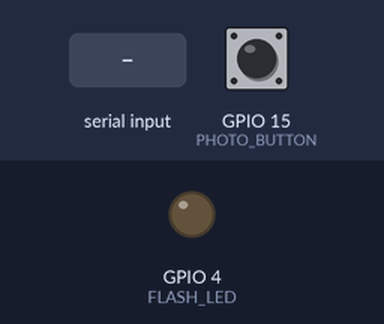
Simulated run of this sketch. Board: ESP32. Parts: output pins drawn as LEDs (lit = HIGH). Inputs (shaded band) come from the test bench; at power-on: GPIO 15 (PHOTO_BUTTON) HIGH. Storage starts empty; the camera gives no picture; what the sketch prints to the serial monitor is not drawn.

Above: at 2.0 s.
2.1 s: GPIO 15 (PHOTO_BUTTON) pulled LOW for 0.15 s
At 2.21 s:
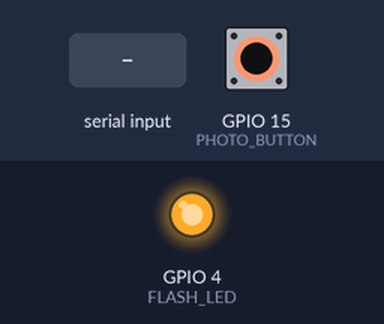
3.8 s: "1" received over Serial
At 4.3 s:
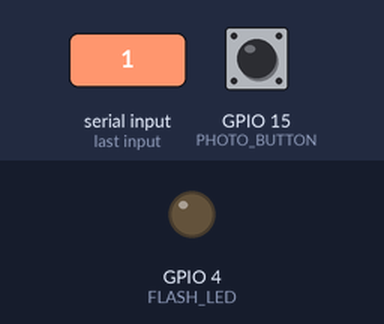
Timing chart, 0 to 6.8 s (numbered marks = the images above; inputs shaded):
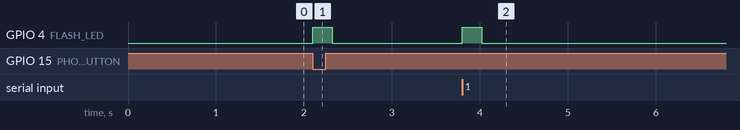

The sketch:

Esp32cam_serialcontrol_pic.ino
```cpp
#include "esp_camera.h"
#include <FS.h>
#include <SD_MMC.h>

#define PHOTO_BUTTON 15   // Button connected to GND
#define FLASH_LED 4       // Onboard flash LED

void takePhoto();

void setup() {
  Serial.begin(115200);
  pinMode(PHOTO_BUTTON, INPUT_PULLUP);
  pinMode(FLASH_LED, OUTPUT);
  digitalWrite(FLASH_LED, LOW);

  // Camera configuration
  camera_config_t config;
  config.ledc_channel = LEDC_CHANNEL_0;
  config.ledc_timer = LEDC_TIMER_0;
  config.pin_d0 = 5;
  config.pin_d1 = 18;
  config.pin_d2 = 19;
  config.pin_d3 = 21;
  config.pin_d4 = 36;
  config.pin_d5 = 39;
  config.pin_d6 = 34;
  config.pin_d7 = 35;
  config.pin_xclk = 0;
  config.pin_pclk = 22;
  config.pin_vsync = 25;
  config.pin_href = 23;
  config.pin_sscb_sda = 26;
  config.pin_sscb_scl = 27;
  config.pin_pwdn = 32;
  config.pin_reset = -1;
  config.xclk_freq_hz = 20000000;
  config.pixel_format = PIXFORMAT_JPEG;

  if(psramFound()) {
    config.frame_size = FRAMESIZE_SVGA;
    config.jpeg_quality = 10;
    config.fb_count = 2;
  } else {
    config.frame_size = FRAMESIZE_VGA;
    config.jpeg_quality = 12;
    config.fb_count = 1;
  }

  if(esp_camera_init(&config) != ESP_OK){
    Serial.println("❌ Camera init failed!");
    return;
  }

  if(!SD_MMC.begin()){
    Serial.println("❌ SD Card Mount Failed!");
    return;
  }

  Serial.println("✅ Ready! Press button or send '1' in Serial Monitor to take a photo.");
  delay(500); // prevent false trigger on boot
}

void loop() {
  // ---- BUTTON CONTROL ----
  static bool lastButtonState = HIGH;
  bool currentButtonState = digitalRead(PHOTO_BUTTON);
  if (lastButtonState == HIGH && currentButtonState == LOW) {
    digitalWrite(FLASH_LED, HIGH);
    delay(150);
    takePhoto();
    digitalWrite(FLASH_LED, LOW);
  }
  lastButtonState = currentButtonState;

  // ---- SERIAL CONTROL ----
  if (Serial.available()) {
    char cmd = Serial.read();
    if (cmd == '1') {
      Serial.println("📩 Command: Take Photo");
      digitalWrite(FLASH_LED, HIGH);
      delay(150);
      takePhoto();
      digitalWrite(FLASH_LED, LOW);
    }
  }
}

void takePhoto() {
  camera_fb_t *fb = esp_camera_fb_get();
  if(!fb){
    Serial.println("❌ Capture failed");
    return;
  }

  String path = "/photo_" + String(millis()) + ".jpg";
  File file = SD_MMC.open(path, FILE_WRITE);
  if(file){
    file.write(fb->buf, fb->len);
    Serial.printf("📸 Saved: %s (%d bytes)\n", path.c_str(), fb->len);
    file.close();
  } else {
    Serial.println("❌ Save failed!");
  }
  esp_camera_fb_return(fb);
}
```

Measured:
- after the input at 2.1 s, GPIO 4 (FLASH_LED): LOW → HIGH at once, → LOW 0.22 s later
- after the input at 3.8 s, GPIO 4 (FLASH_LED): LOW → HIGH at once, → LOW 0.22 s later
